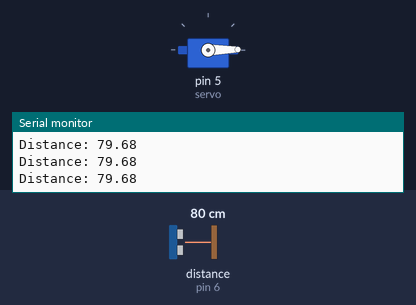
Bench run of a sketch on a simulated Arduino Uno, built with avr-gcc and run on an emulated ATmega328P. On the bench: servo, the last lines printed to the serial monitor. Wiring (inferred from the names in the program): ultrasonic range finder: trigger pin 7; echo pin 6. The test bench sets the inputs (shaded band); at power-on: distance to the obstacle (sensor on pin 6) 80 cm. The echo pulse lasts 58.3 µs per cm.

Above: at 1.2 s.
1.3 s: distance to the obstacle (sensor on pin 6) set to 56 cm
2.8 s: distance to the obstacle (sensor on pin 6) set to 45 cm
At 3.3 s:
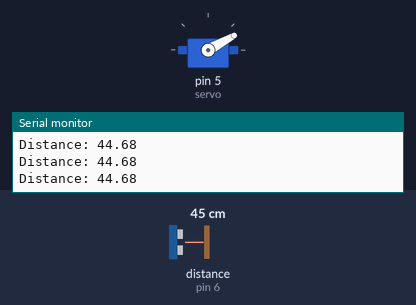
5.8 s: distance to the obstacle (sensor on pin 6) set to 2 cm
At 6.3 s:
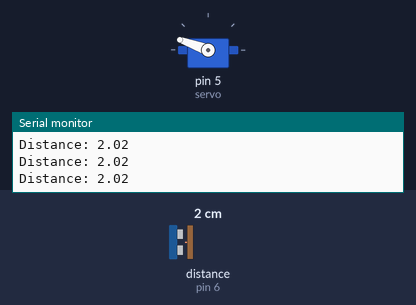
8.8 s: distance to the obstacle (sensor on pin 6) set to 60 cm
At 10.2 s:
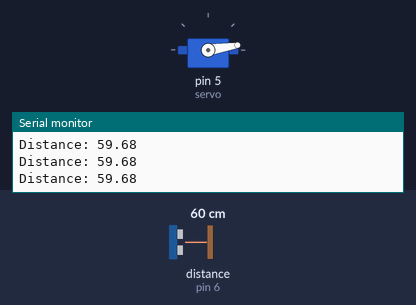
Timing chart, 0 to 11.3 s (numbered marks = the images above; inputs shaded):
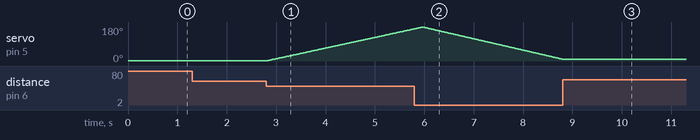

Measured:
- the behaviour switches between 51 and 50 cm on distance to the obstacle (sensor on pin 6) (found by bisection; images 0 and 1)
- after the input at 2.8 s, servo on pin 5 (servo): moves from 1° to 170° over 3.0 s, starting at once
- after the input at 8.8 s, servo on pin 5 (servo): goes on until 8.8 s, then stays 9°

The sketch:

sonarServo.ino
```cpp
// Created by Aimar Fernandez
// Created on Mar 2026
// This program rotates a servo when a sonar detects distance of 50 or under

# include <Servo.h>

int trigPin = 7;
int echoPin = 6;
int servoActivation = 0;
int angle = 0;
int addition = 1;

float duration;
float distance;

Servo servo;

void setup() {
    // initiate sonar pins
    pinMode(trigPin, OUTPUT);
    pinMode(echoPin, INPUT);
    Serial.begin(9600);
    // initiate servo pin
    servo.attach(5);
    servo.write(0);
}

void loop() {
    // move servo
    if (distance < 50) {

        if (angle == 180) {
          addition  = -1;
        } else if (angle == 0) {
          addition = 1;
        }
        angle = angle + addition;
      servo.write(angle);

    }
    // sonar scan
    digitalWrite(trigPin, LOW);
    delayMicroseconds(2);
    digitalWrite(trigPin, HIGH);
    delayMicroseconds(10);
    digitalWrite(trigPin, LOW);

    duration = pulseIn(echoPin, HIGH);
    distance = (duration * 0.0343) / 2;
    Serial.print("Distance: ");
    Serial.println(distance);
}
```
